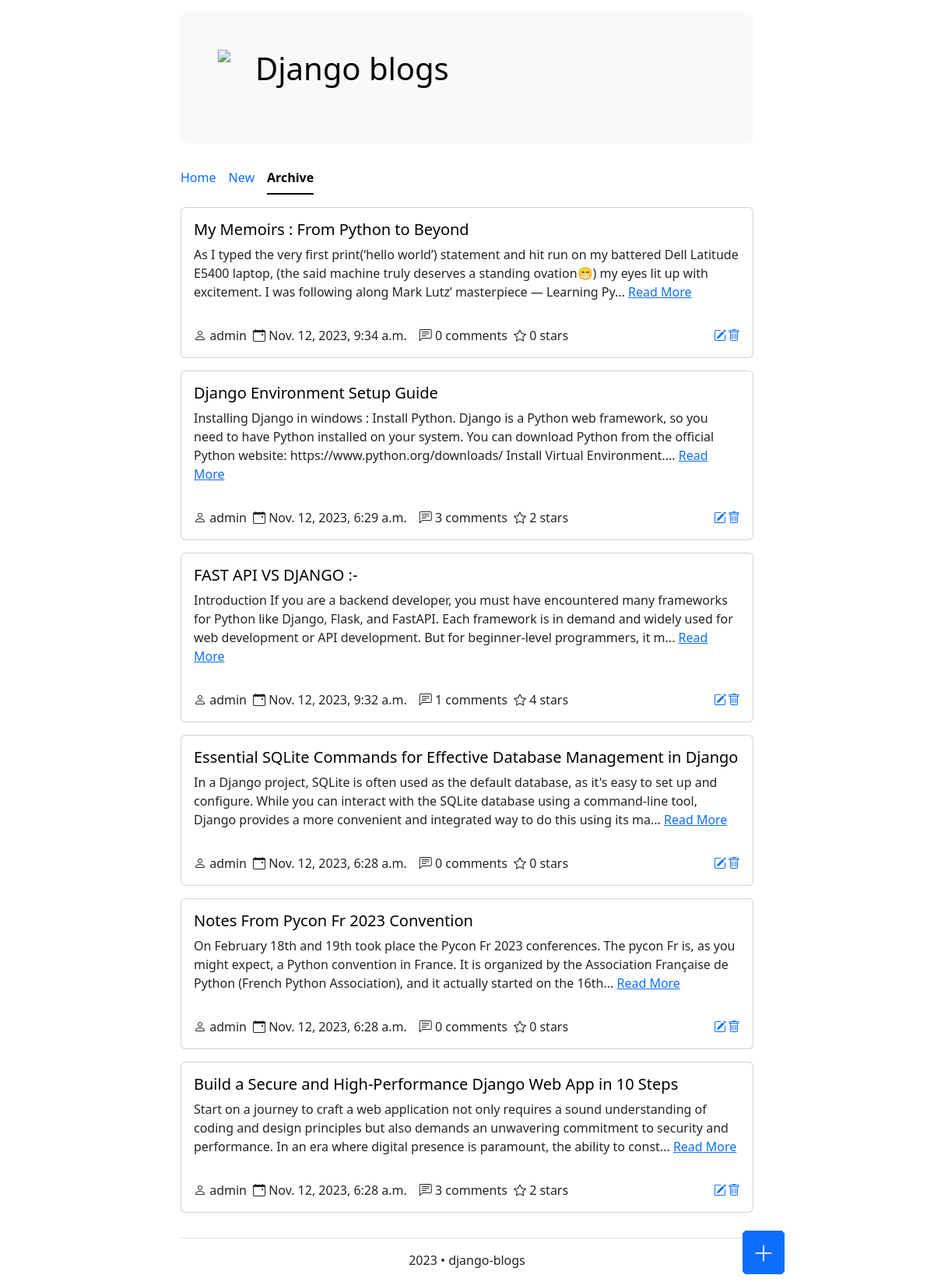
Before: / with the older database file.
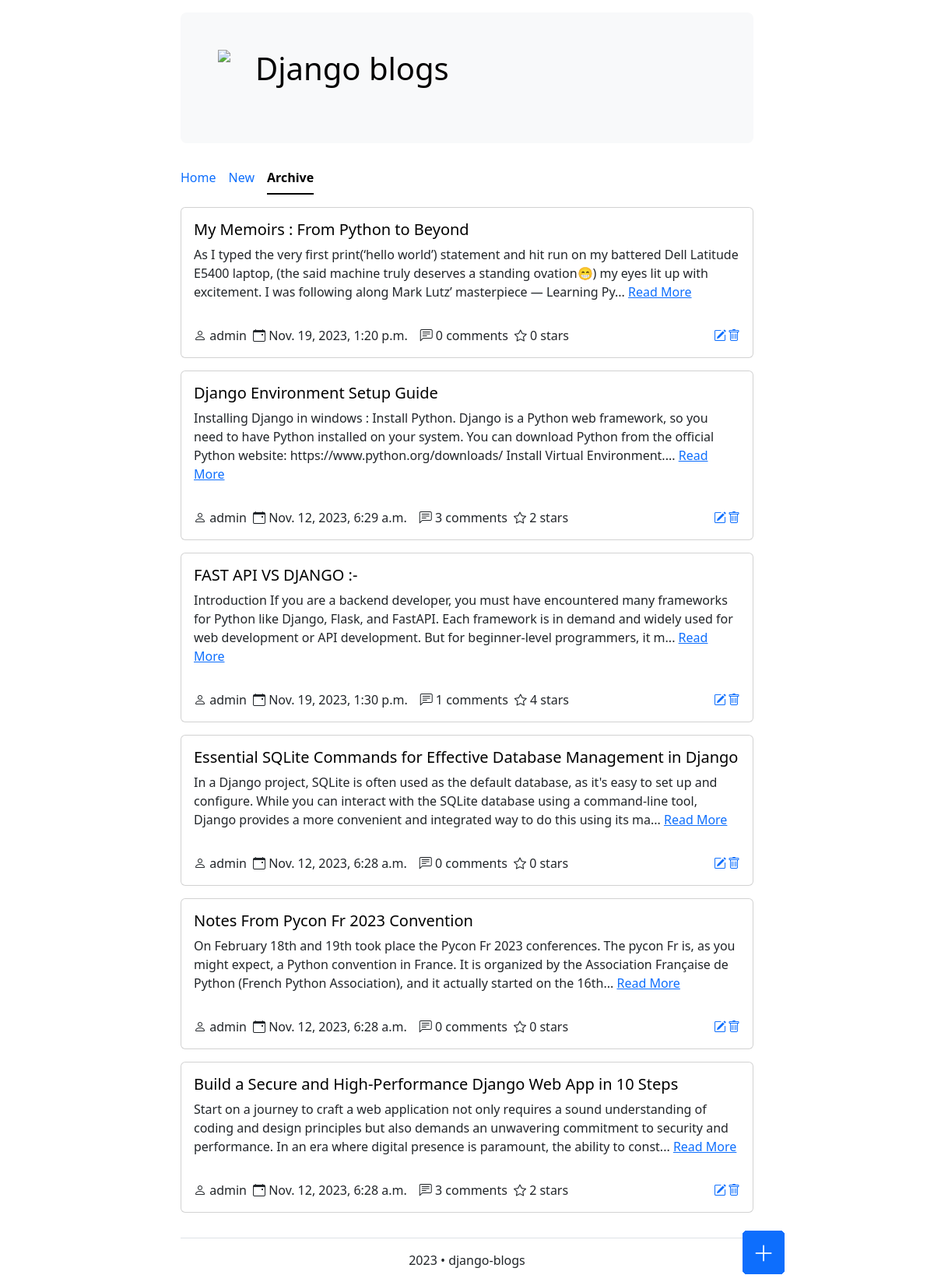
After: the same page with the newer database file.
### post/models.py (models this page shows, shortened)
class Post(models.Model):
    title = models.CharField(max_length=100)
    author = models.ForeignKey(
        "auth.User",
        on_delete=models.CASCADE,
    )
    body = models.TextField()
    created_at = models.DateTimeField(auto_now=True)
    def stars(self):
        comments = self.post_comment.all()
        sum_user_star = 0
        total_user_stars = len(comments)
        if total_user_stars > 0:
            for comment in comments:
                sum_user_star += comment.user_rating
            return sum_user_star // total_user_stars
        else:
            return 0

class Comment(models.Model):
    comment_text = models.CharField(max_length=100)
    user_rating = models.IntegerField()
    commented_post = models.ForeignKey(
        Post, on_delete=models.CASCADE, related_name="post_comment"
    )
    is_approved = models.BooleanField()
    date_created = models.DateTimeField(auto_now=True)

### post/views.py (the view)
# urls.py: path("", PostListView.as_view(), name="index"),
class PostListView(ListView):
    model = Post
    context_object_name = "posts"
    template_name = "post_list.html"
    def get_context_data(self):
        context = super().get_context_data()
        context["name"] = "post_list"
        return context

### post/templates/post_list.html
{% extends 'main_layout.html' %}
{% block content %}
    {% for post in posts %}
        <div class="card my-3">
            <div class="card-body">
                <h5 class="card-title"><a style="color: black; text-decoration: none;"
                                          href="{% url 'post_detail' post.id %}">{{ post.title }}</a></h5>
                <p class="card-text">
                    {{ post.body|slice:":256" }}...
                    <a href="{% url 'post_detail' post.id %}">Read More</a>
                </p>
            </div>
            <div class="card-body">
                <div class="float-start"><i class="bi bi-person"></i> {{ post.author }}</div>
                <div class="float-start mx-2"><i class="bi bi-calendar-event"></i> {{ post.created_at }}</div>
                <div class="float-start mx-2"><i class="bi bi-chat-left-text"></i> {{ post.post_comment.count }}
                    comments
                </div>
                <div class="float-start"><i class="bi bi-star"></i> {{ post.stars }} stars</div>
                <div class="float-end">
                    <a href="{% url 'post_delete' post.id %}" title="Delete"><i class="bi bi-trash"></i></a>
                </div>
                <div class="float-end" style="margin-right: 2px;">
                    <a href="{% url 'post_update' post.id %}" title="Edit"><i class="bi bi-pencil-square"></i></a>
                </div>
            </div>
        </div>
        <div class="fixed-bottom d-flex justify-content-end" style="right: 12rem; bottom: 10px;">
            <a href="{% url 'post_create' %}" class="btn btn-primary" title="New Blog">
                <i class=" bi bi-plus-lg" style="font-size: 28px"></i>
            </a>
        </div>
    {% endfor %}
{% endblock %}

### templates/main_layout.html (shortened to what this page needs)
{% load static %}
<!DOCTYPE html>
<html lang="en">
<head>
    <link href="https://cdn.jsdelivr.net/npm/bootstrap@5.3.2/dist/css/bootstrap.min.css"
          rel="stylesheet"
/>
    <link rel="stylesheet" href="https://cdn.jsdelivr.net/npm/bootstrap-icons@1.11.1/font/bootstrap-icons.css">
</head>
<body>
<div class="container">
    <div class="row">
        <div class="col-8 m-auto pt-3">
            <div class="p-5 mb-4 bg-body-tertiary rounded-3">
                <img class="logo" src="{% static 'django_logo.png' %}" width="48"/>
                <h1 class="header"><a href="{% url 'index' %}">Django blogs</a></h1>
                <br><br><br>
            </div>
            <ul class="nav nav-underline">
                <li class="nav-item">
                    <a class="nav-link" href="{% url 'index' %}">Home</a>
                </li>
                <li class="nav-item">
                    <a class="nav-link {% if name == 'post_create' %}active{% endif %}"
                       href="{% url 'post_create' %}">New</a>
                </li>
                <li class="nav-item">
                    <a class="nav-link {% if name == 'post_list' or name == 'post_detail' or name == 'post_update' %}active{% endif %}"
                       href="{% url 'post_list' %}">Archive</a>
                </li>
            </ul>
        </div>
    </div>
    <div class="row">
        <div class="col-8 m-auto">{% block content %}{% endblock %}</div>
    </div>
    <div class="row mt-3">
        <div class="col-8 m-auto">
            <p class="text-center border-top pt-3">2023 • django-blogs</p>
        </div>
    </div>
</div>
</body>
</html>

Changed rows visible on the page:
changed Post "My Memoirs : From Python to Beyond": created_at "Nov. 12, 2023, 9:34 a.m." → "Nov. 19, 2023, 1:20 p.m."
changed Post "FAST API VS DJANGO :-": created_at "Nov. 12, 2023, 9:32 a.m." → "Nov. 19, 2023, 1:30 p.m."
